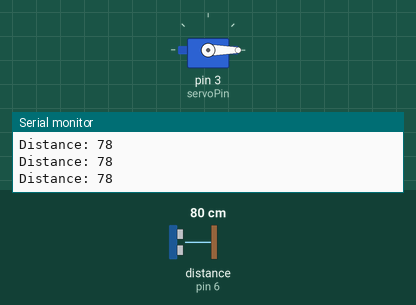
This sketch was run on a simulated Arduino Uno, built with avr-gcc and run on an emulated ATmega328P. On the bench: servo, the last lines printed to the serial monitor. Wiring (inferred from the names in the program): ultrasonic range finder: trigger pin 5; echo pin 6. Inputs (shaded band) come from the test bench; at power-on: distance to the obstacle (sensor on pin 6) 80 cm. The echo pulse lasts 58.3 µs per cm.

Above: at 1.3 s.
1.4 s: distance to the obstacle (sensor on pin 6) set to 33 cm
2.9 s: distance to the obstacle (sensor on pin 6) set to 27 cm
At 3.4 s:
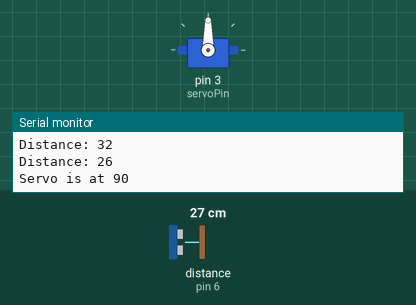
5.9 s: distance to the obstacle (sensor on pin 6) set to 35 cm
At 7.1 s:
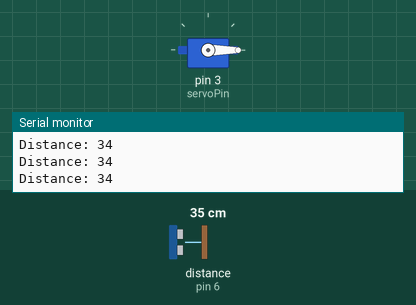
Timing chart, 0 to 8.9 s (numbered marks = the images above; inputs shaded):
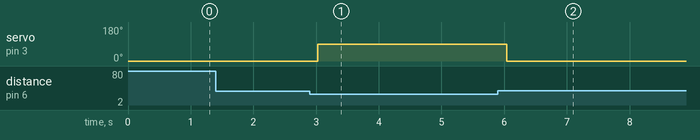

The sketch:

C.ino
```cpp
#include <Servo.h>

const int trigPin = 5;
const int echoPin = 6;
int servoPin = 3;

long duration;
int distance;

Servo Servo1;

void setup()
{
    Serial.begin(9600);
}

void loop()
{
    pinMode(trigPin, OUTPUT);
    pinMode(echoPin, INPUT);

    Servo1.attach(servoPin);
    Servo1.write(0);

    digitalWrite(trigPin, LOW);
    delayMicroseconds(2);
    digitalWrite(trigPin, HIGH);
    delayMicroseconds(10);
    digitalWrite(trigPin, LOW);
    duration = pulseIn(echoPin, HIGH);
    distance = duration * 0.034 / 2;
    Serial.print("Distance: ");
    Serial.println(distance);

    if (distance < 30)
    {
        Servo1.write(90);
        Serial.println("Servo is at 90");
    }
    else
    {
        Servo1.write(0);
    }
    delay(500);
}
```

Measured:
- the behaviour switches between 31 and 30 cm on distance to the obstacle (sensor on pin 6) (found by bisection; images 0 and 1)
- after the input at 2.9 s, servo on pin 3 (servoPin): 0° → 90° after 0.13 s
- after the input at 5.9 s, servo on pin 3 (servoPin): 90° → 0° after 0.14 s
